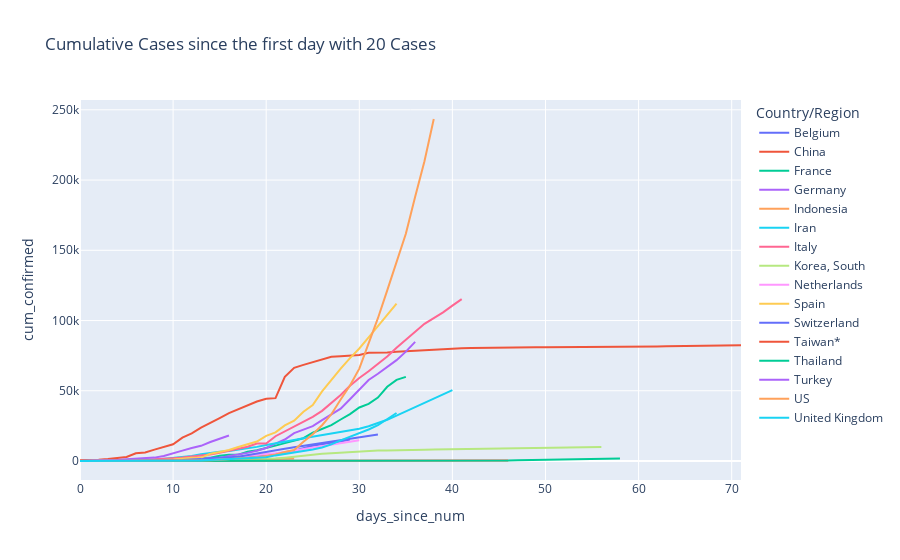

Write notebook code for a chart like this one.
### Code cell
# Aligns the time series on the first day that the number of confirmed cases exceeds 'start_num_to_align'

start_num_to_align = 20 

df_filtered = align_time_series(df_c_sel, start_num_to_align)
px.line(df_filtered, x='days_since_num', y='cum_confirmed', color='Country/Region', title = f"Cumulative Cases since the first day with {start_num_to_align} Cases")#, barmode = 'group')

### Figure 1 — Plotly figure (JSON) as saved in the notebook; plotly's stock layout.template omitted (floating-point values rounded to 4 significant figures)
{"data": [{"hovertemplate": "Country/Region=Belgium<br>days_since_num=%{x}<br>cum_confirmed=%{y}<extra></extra>", "legendgroup": "Belgium", "line": {"color": "#636efa", "dash": "solid"}, "mode": "lines", "name": "Belgium", "showlegend": true, "type": "scatter", "x": [0, 1, 2, 3, 4, 5, 6, 7, 8, 9, 10, 11, 12, 13, 14, 15, 16, 17, 18, 19, 20, 21, 22, 23, 24, 25, 26, 27, 28, 29], "xaxis": "x", "y": [23, 50, 109, 169, 200, 239, 267, 314, 314, 559, 689, 886, 1058, 1243, 1486, 1795, 2257, 2815, 3401, 3743, 4269, 4937, 6235, 7284, 9134, 10836, 11899, 12775, 13964, 15348], "yaxis": "y"}, {"hovertemplate": "Country/Region=China<br>days_since_num=%{x}<br>cum_confirmed=%{y}<extra></extra>", "legendgroup": "China", "line": {"color": "#EF553B", "dash": "solid"}, "mode": "lines", "name": "China", "showlegend": true, "type": "scatter", "x": [0, 1, 2, 3, 4, 5, 6, 7, 8, 9, 10, 11, 12, 13, 14, 15, 16, 17, 18, 19, 20, 21, 22, 23, 24, 25, 26, 27, 28, 29, 30, 31, 32, 33, 34, 35, 36, 37, 38, 39, 40, 41, 42, 43, 44, 45, 46, 47, 48, 49, 50, 51, 52, 53, 54, 55, 56, 57, 58, 59, 60, 61, 62, 63, 64, 65, 66, 67, 68, 69, 70, 71], "xaxis": "x", "y": [548, 643, 920, 1406, 2075, 2877, 5509, 6087, 8141, 9802, 11891, 16630, 19716, 23707, 27440, 30587, 34110, 36814, 39829, 42354, 44386, 44759, 59895, 66358, 68413, 70513, 72434, 74211, 74619, 75077, 75550, 77001, 77022, 77241, 77754, 78166, 78600, 78928, 79356, 79932, 80136, 80261, 80386, 80537, 80690, 80770, 80823, 80860, 80887, 80921, 80932, 80945, 80977, 81003, 81033, 81058, 81102, 81156, 81250, 81305, 81435, 81498, 81591, 81661, 81782, 81897, 81999, 82122, 82198, 82279, 82361, 82432], "yaxis": "y"}, {"hovertemplate": "Country/Region=France<br>days_since_num=%{x}<br>cum_confirmed=%{y}<extra></extra>", "legendgroup": "France", "line": {"color": "#00cc96", "dash": "solid"}, "mode": "lines", "name": "France", "showlegend": true, "type": "scatter", "x": [0, 1, 2, 3, 4, 5, 6, 7, 8, 9, 10, 11, 12, 13, 14, 15, 16, 17, 18, 19, 20, 21, 22, 23, 24, 25, 26, 27, 28, 29, 30, 31, 32, 33, 34, 35], "xaxis": "x", "y": [38, 57, 100, 130, 191, 204, 288, 380, 656, 959, 1136, 1219, 1794, 2293, 2293, 3681, 4496, 4532, 6683, 7715, 9124, 10970, 12758, 14463, 16243, 20123, 22622, 25600, 29551, 33402, 38105, 40708, 45170, 52827, 57749, 59929], "yaxis": "y"}, {"hovertemplate": "Country/Region=Germany<br>days_since_num=%{x}<br>cum_confirmed=%{y}<extra></extra>", "legendgroup": "Germany", "line": {"color": "#ab63fa", "dash": "solid"}, "mode": "lines", "name": "Germany", "showlegend": true, "type": "scatter", "x": [0, 1, 2, 3, 4, 5, 6, 7, 8, 9, 10, 11, 12, 13, 14, 15, 16, 17, 18, 19, 20, 21, 22, 23, 24, 25, 26, 27, 28, 29, 30, 31, 32, 33, 34, 35, 36], "xaxis": "x", "y": [27, 46, 48, 79, 130, 159, 196, 262, 482, 670, 799, 1040, 1176, 1457, 1908, 2078, 3675, 4585, 5795, 7272, 9257, 12327, 15320, 19848, 22213, 24873, 29056, 32986, 37323, 43938, 50871, 57695, 62095, 66885, 71808, 77872, 84794], "yaxis": "y"}, {"hovertemplate": "Country/Region=Indonesia<br>days_since_num=%{x}<br>cum_confirmed=%{y}<extra></extra>", "legendgroup": "Indonesia", "line": {"color": "#FFA15A", "dash": "solid"}, "mode": "lines", "name": "Indonesia", "showlegend": true, "type": "scatter", "x": [0, 1, 2, 3, 4, 5, 6, 7, 8, 9, 10, 11, 12, 13, 14, 15, 16, 17, 18, 19, 20, 21, 22, 23], "xaxis": "x", "y": [27, 34, 34, 69, 96, 117, 134, 172, 227, 311, 369, 450, 514, 579, 686, 790, 893, 1046, 1155, 1285, 1414, 1528, 1677, 1790], "yaxis": "y"}, {"hovertemplate": "Country/Region=Iran<br>days_since_num=%{x}<br>cum_confirmed=%{y}<extra></extra>", "legendgroup": "Iran", "line": {"color": "#19d3f3", "dash": "solid"}, "mode": "lines", "name": "Iran", "showlegend": true, "type": "scatter", "x": [0, 1, 2, 3, 4, 5, 6, 7, 8, 9, 10, 11, 12, 13, 14, 15, 16, 17, 18, 19, 20, 21, 22, 23, 24, 25, 26, 27, 28, 29, 30, 31, 32, 33, 34, 35, 36, 37, 38, 39, 40], "xaxis": "x", "y": [28, 43, 61, 95, 139, 245, 388, 593, 978, 1501, 2336, 2922, 3513, 4747, 5823, 6566, 7161, 8042, 9000, 10075, 11364, 12729, 13938, 14991, 16169, 17361, 18407, 19644, 20610, 21638, 23049, 24811, 27017, 29406, 32332, 35408, 38309, 41495, 44605, 47593, 50468], "yaxis": "y"}, {"hovertemplate": "Country/Region=Italy<br>days_since_num=%{x}<br>cum_confirmed=%{y}<extra></extra>", "legendgroup": "Italy", "line": {"color": "#FF6692", "dash": "solid"}, "mode": "lines", "name": "Italy", "showlegend": true, "type": "scatter", "x": [0, 1, 2, 3, 4, 5, 6, 7, 8, 9, 10, 11, 12, 13, 14, 15, 16, 17, 18, 19, 20, 21, 22, 23, 24, 25, 26, 27, 28, 29, 30, 31, 32, 33, 34, 35, 36, 37, 38, 39, 40, 41], "xaxis": "x", "y": [20, 62, 155, 229, 322, 453, 655, 888, 1128, 1694, 2036, 2502, 3089, 3858, 4636, 5883, 7375, 9172, 10149, 12462, 12462, 17660, 21157, 24747, 27980, 31506, 35713, 41035, 47021, 53578, 59138, 63927, 69176, 74386, 80589, 86498, 92472, 97689, 101739, 105792, 110574, 115242], "yaxis": "y"}, {"hovertemplate": "Country/Region=Korea, South<br>days_since_num=%{x}<br>cum_confirmed=%{y}<extra></extra>", "legendgroup": "Korea, South", "line": {"color": "#B6E880", "dash": "solid"}, "mode": "lines", "name": "Korea, South", "showlegend": true, "type": "scatter", "x": [0, 1, 2, 3, 4, 5, 6, 7, 8, 9, 10, 11, 12, 13, 14, 15, 16, 17, 18, 19, 20, 21, 22, 23, 24, 25, 26, 27, 28, 29, 30, 31, 32, 33, 34, 35, 36, 37, 38, 39, 40, 41, 42, 43, 44, 45, 46, 47, 48, 49, 50, 51, 52, 53, 54, 55, 56], "xaxis": "x", "y": [23, 24, 24, 25, 27, 28, 28, 28, 28, 28, 29, 30, 31, 31, 104, 204, 433, 602, 833, 977, 1261, 1766, 2337, 3150, 3736, 4335, 5186, 5621, 6088, 6593, 7041, 7314, 7478, 7513, 7755, 7869, 7979, 8086, 8162, 8236, 8320, 8413, 8565, 8652, 8799, 8961, 8961, 9037, 9137, 9241, 9332, 9478, 9583, 9661, 9786, 9887, 9976], "yaxis": "y"}, {"hovertemplate": "Country/Region=Netherlands<br>days_since_num=%{x}<br>cum_confirmed=%{y}<extra></extra>", "legendgroup": "Netherlands", "line": {"color": "#FF97FF", "dash": "solid"}, "mode": "lines", "name": "Netherlands", "showlegend": true, "type": "scatter", "x": [0, 1, 2, 3, 4, 5, 6, 7, 8, 9, 10, 11, 12, 13, 14, 15, 16, 17, 18, 19, 20, 21, 22, 23, 24, 25, 26, 27, 28, 29, 30], "xaxis": "x", "y": [24, 38, 82, 128, 188, 265, 321, 382, 503, 503, 806, 962, 1138, 1416, 1711, 2058, 2467, 3003, 3640, 4217, 4764, 5580, 6438, 7468, 8647, 9819, 10930, 11817, 12667, 13696, 14788], "yaxis": "y"}, {"hovertemplate": "Country/Region=Spain<br>days_since_num=%{x}<br>cum_confirmed=%{y}<extra></extra>", "legendgroup": "Spain", "line": {"color": "#FECB52", "dash": "solid"}, "mode": "lines", "name": "Spain", "showlegend": true, "type": "scatter", "x": [0, 1, 2, 3, 4, 5, 6, 7, 8, 9, 10, 11, 12, 13, 14, 15, 16, 17, 18, 19, 20, 21, 22, 23, 24, 25, 26, 27, 28, 29, 30, 31, 32, 33, 34], "xaxis": "x", "y": [32, 45, 84, 120, 165, 222, 259, 400, 500, 673, 1073, 1695, 2277, 2277, 5232, 6391, 7798, 9942, 11748, 13910, 17963, 20410, 25374, 28768, 35136, 39885, 49515, 57786, 65719, 73235, 80110, 87956, 95923, 104118, 112065], "yaxis": "y"}, {"hovertemplate": "Country/Region=Switzerland<br>days_since_num=%{x}<br>cum_confirmed=%{y}<extra></extra>", "legendgroup": "Switzerland", "line": {"color": "#636efa", "dash": "solid"}, "mode": "lines", "name": "Switzerland", "showlegend": true, "type": "scatter", "x": [0, 1, 2, 3, 4, 5, 6, 7, 8, 9, 10, 11, 12, 13, 14, 15, 16, 17, 18, 19, 20, 21, 22, 23, 24, 25, 26, 27, 28, 29, 30, 31, 32], "xaxis": "x", "y": [27, 42, 56, 90, 114, 214, 268, 337, 374, 491, 652, 652, 1139, 1359, 2200, 2200, 2700, 3028, 4075, 5294, 6575, 7474, 8795, 9877, 10897, 11811, 12928, 14076, 14829, 15922, 16605, 17768, 18827], "yaxis": "y"}, {"hovertemplate": "Country/Region=Taiwan*<br>days_since_num=%{x}<br>cum_confirmed=%{y}<extra></extra>", "legendgroup": "Taiwan*", "line": {"color": "#EF553B", "dash": "solid"}, "mode": "lines", "name": "Taiwan*", "showlegend": true, "type": "scatter", "x": [0, 1, 2, 3, 4, 5, 6, 7, 8, 9, 10, 11, 12, 13, 14, 15, 16, 17, 18, 19, 20, 21, 22, 23, 24, 25, 26, 27, 28, 29, 30, 31, 32, 33, 34, 35, 36, 37, 38, 39, 40, 41, 42, 43, 44, 45, 46], "xaxis": "x", "y": [20, 22, 22, 23, 24, 26, 26, 28, 30, 31, 32, 32, 34, 39, 40, 41, 42, 42, 44, 45, 45, 45, 45, 47, 48, 49, 50, 53, 59, 67, 77, 100, 108, 135, 153, 169, 195, 215, 235, 252, 267, 283, 298, 306, 322, 329, 339], "yaxis": "y"}, {"hovertemplate": "Country/Region=Thailand<br>days_since_num=%{x}<br>cum_confirmed=%{y}<extra></extra>", "legendgroup": "Thailand", "line": {"color": "#00cc96", "dash": "solid"}, "mode": "lines", "name": "Thailand", "showlegend": true, "type": "scatter", "x": [0, 1, 2, 3, 4, 5, 6, 7, 8, 9, 10, 11, 12, 13, 14, 15, 16, 17, 18, 19, 20, 21, 22, 23, 24, 25, 26, 27, 28, 29, 30, 31, 32, 33, 34, 35, 36, 37, 38, 39, 40, 41, 42, 43, 44, 45, 46, 47, 48, 49, 50, 51, 52, 53, 54, 55, 56, 57, 58], "xaxis": "x", "y": [25, 25, 25, 25, 32, 32, 32, 33, 33, 33, 33, 33, 34, 35, 35, 35, 35, 35, 35, 35, 35, 37, 40, 40, 41, 42, 42, 43, 43, 43, 47, 48, 50, 50, 50, 53, 59, 70, 75, 82, 114, 147, 177, 212, 272, 322, 411, 599, 721, 827, 934, 1045, 1136, 1245, 1388, 1524, 1651, 1771, 1875], "yaxis": "y"}, {"hovertemplate": "Country/Region=Turkey<br>days_since_num=%{x}<br>cum_confirmed=%{y}<extra></extra>", "legendgroup": "Turkey", "line": {"color": "#ab63fa", "dash": "solid"}, "mode": "lines", "name": "Turkey", "showlegend": true, "type": "scatter", "x": [0, 1, 2, 3, 4, 5, 6, 7, 8, 9, 10, 11, 12, 13, 14, 15, 16], "xaxis": "x", "y": [47, 98, 192, 359, 670, 1236, 1529, 1872, 2433, 3629, 5698, 7402, 9217, 10827, 13531, 15679, 18135], "yaxis": "y"}, {"hovertemplate": "Country/Region=US<br>days_since_num=%{x}<br>cum_confirmed=%{y}<extra></extra>", "legendgroup": "US", "line": {"color": "#FFA15A", "dash": "solid"}, "mode": "lines", "name": "US", "showlegend": true, "type": "scatter", "x": [0, 1, 2, 3, 4, 5, 6, 7, 8, 9, 10, 11, 12, 13, 14, 15, 16, 17, 18, 19, 20, 21, 22, 23, 24, 25, 26, 27, 28, 29, 30, 31, 32, 33, 34, 35, 36, 37, 38], "xaxis": "x", "y": [51, 51, 57, 58, 60, 68, 74, 98, 118, 149, 217, 262, 402, 518, 583, 959, 1281, 1663, 2179, 2727, 3499, 4632, 6421, 7783, 13677, 19100, 25489, 33276, 43847, 53740, 65778, 83836, 101657, 121478, 140886, 161807, 188172, 213372, 243453], "yaxis": "y"}, {"hovertemplate": "Country/Region=United Kingdom<br>days_since_num=%{x}<br>cum_confirmed=%{y}<extra></extra>", "legendgroup": "United Kingdom", "line": {"color": "#19d3f3", "dash": "solid"}, "mode": "lines", "name": "United Kingdom", "showlegend": true, "type": "scatter", "x": [0, 1, 2, 3, 4, 5, 6, 7, 8, 9, 10, 11, 12, 13, 14, 15, 16, 17, 18, 19, 20, 21, 22, 23, 24, 25, 26, 27, 28, 29, 30, 31, 32, 33, 34], "xaxis": "x", "y": [20, 23, 36, 40, 51, 86, 116, 164, 207, 274, 322, 384, 459, 459, 802, 1144, 1145, 1551, 1960, 2642, 2716, 4014, 5067, 5745, 6726, 8164, 9640, 11812, 14745, 17312, 19780, 22453, 25481, 29865, 34173], "yaxis": "y"}], "layout": {"legend": {"title": {"text": "Country/Region"}, "tracegroupgap": 0}, "title": {"text": "Cumulative Cases since the first day with 20 Cases"}, "xaxis": {"anchor": "y", "domain": [0, 1], "title": {"text": "days_since_num"}}, "yaxis": {"anchor": "x", "domain": [0, 1], "title": {"text": "cum_confirmed"}}}}
